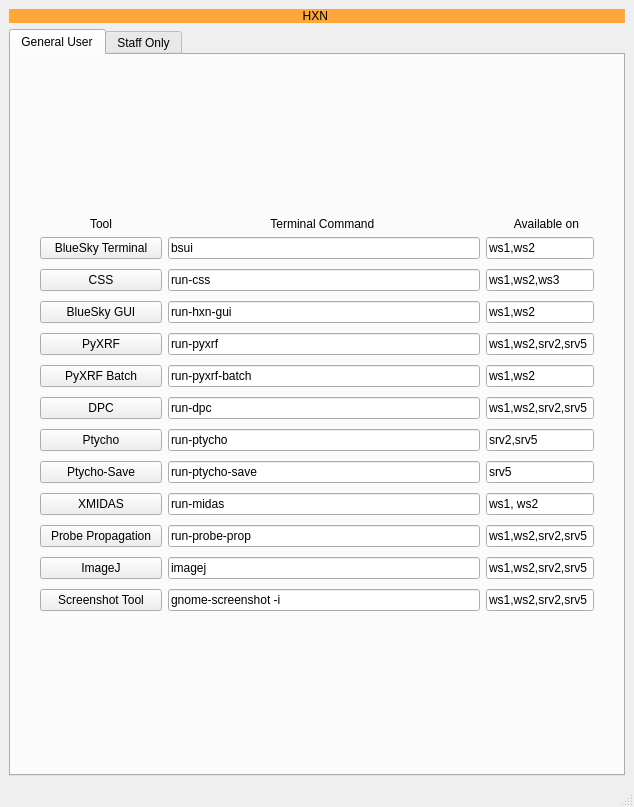
<?xml version="1.0" encoding="UTF-8"?>
<ui version="4.0">
 <class>MainWindow</class>
 <widget class="QMainWindow" name="MainWindow">
  <property name="geometry">
   <rect>
    <x>0</x>
    <y>0</y>
    <width>634</width>
    <height>807</height>
   </rect>
  </property>
  <property name="windowTitle">
   <string>HXN Shortcuts</string>
  </property>
  <property name="styleSheet">
   <string notr="true"/>
  </property>
  <widget class="QWidget" name="centralwidget">
   <property name="styleSheet">
    <string notr="true">
QPushButton:hover{ 
	background-color: rgb(255, 255, 0); 
	}

QPushButton:pressed{ 
	background-color: rgb(0,255, 0); 
	}
	</string>
   </property>
   <layout class="QGridLayout" name="gridLayout_6">
    <item row="0" column="0">
     <widget class="QLabel" name="label">
      <property name="sizePolicy">
       <sizepolicy hsizetype="Preferred" vsizetype="Fixed">
        <horstretch>0</horstretch>
        <verstretch>0</verstretch>
       </sizepolicy>
      </property>
      <property name="styleSheet">
       <string notr="true">background-color: rgb(255, 167, 58);
font: 87 14pt &quot;Segoe UI Black&quot;;</string>
      </property>
      <property name="text">
       <string>HXN </string>
      </property>
      <property name="alignment">
       <set>Qt::AlignCenter</set>
      </property>
     </widget>
    </item>
    <item row="1" column="0" rowspan="2">
     <widget class="QTabWidget" name="tabWidget">
      <property name="enabled">
       <bool>true</bool>
      </property>
      <property name="currentIndex">
       <number>0</number>
      </property>
      <widget class="QWidget" name="tab">
       <attribute name="title">
        <string>General User</string>
       </attribute>
       <layout class="QGridLayout" name="gridLayout_5">
        <item row="0" column="0">
         <layout class="QGridLayout" name="gridLayout_4">
          <property name="leftMargin">
           <number>20</number>
          </property>
          <property name="topMargin">
           <number>20</number>
          </property>
          <property name="rightMargin">
           <number>20</number>
          </property>
          <property name="bottomMargin">
           <number>20</number>
          </property>
          <item row="0" column="0">
           <widget class="QLabel" name="label_3">
            <property name="sizePolicy">
             <sizepolicy hsizetype="Preferred" vsizetype="Fixed">
              <horstretch>0</horstretch>
              <verstretch>0</verstretch>
             </sizepolicy>
            </property>
            <property name="text">
             <string>Tool</string>
            </property>
            <property name="alignment">
             <set>Qt::AlignCenter</set>
            </property>
           </widget>
          </item>
          <item row="0" column="1">
           <widget class="QLabel" name="label_4">
            <property name="sizePolicy">
             <sizepolicy hsizetype="Preferred" vsizetype="Fixed">
              <horstretch>0</horstretch>
              <verstretch>0</verstretch>
             </sizepolicy>
            </property>
            <property name="text">
             <string>Terminal Command </string>
            </property>
            <property name="alignment">
             <set>Qt::AlignCenter</set>
            </property>
           </widget>
          </item>
          <item row="0" column="2">
           <widget class="QLabel" name="label_2">
            <property name="sizePolicy">
             <sizepolicy hsizetype="Fixed" vsizetype="Preferred">
              <horstretch>0</horstretch>
              <verstretch>0</verstretch>
             </sizepolicy>
            </property>
            <property name="text">
             <string/>
            </property>
           </widget>
          </item>
          <item row="0" column="3">
           <widget class="QLabel" name="label_5">
            <property name="sizePolicy">
             <sizepolicy hsizetype="Preferred" vsizetype="Fixed">
              <horstretch>0</horstretch>
              <verstretch>0</verstretch>
             </sizepolicy>
            </property>
            <property name="text">
             <string>Available on</string>
            </property>
            <property name="alignment">
             <set>Qt::AlignCenter</set>
            </property>
           </widget>
          </item>
          <item row="1" column="0">
           <layout class="QGridLayout" name="gridLayout">
            <property name="verticalSpacing">
             <number>10</number>
            </property>
            <item row="0" column="0">
             <widget class="QPushButton" name="pb_bsui">
              <property name="toolTip">
               <string>click to access</string>
              </property>
              <property name="text">
               <string>BlueSky Terminal</string>
              </property>
             </widget>
            </item>
            <item row="2" column="0">
             <widget class="QPushButton" name="pb_bsui_gui">
              <property name="toolTip">
               <string>click to access</string>
              </property>
              <property name="text">
               <string>BlueSky GUI</string>
              </property>
             </widget>
            </item>
            <item row="6" column="0">
             <widget class="QPushButton" name="pb_ptycho">
              <property name="toolTip">
               <string>click to access</string>
              </property>
              <property name="text">
               <string>Ptycho</string>
              </property>
             </widget>
            </item>
            <item row="7" column="0">
             <widget class="QPushButton" name="pb_ptycho_save">
              <property name="toolTip">
               <string>click to access</string>
              </property>
              <property name="text">
               <string>Ptycho-Save</string>
              </property>
             </widget>
            </item>
            <item row="3" column="0">
             <widget class="QPushButton" name="pb_pyxrf">
              <property name="toolTip">
               <string>click to access</string>
              </property>
              <property name="text">
               <string>PyXRF</string>
              </property>
             </widget>
            </item>
            <item row="10" column="0">
             <widget class="QPushButton" name="pb_imagej">
              <property name="toolTip">
               <string>click to access</string>
              </property>
              <property name="text">
               <string>ImageJ</string>
              </property>
             </widget>
            </item>
            <item row="9" column="0">
             <widget class="QPushButton" name="pb_probe_prop">
              <property name="toolTip">
               <string>click to access</string>
              </property>
              <property name="text">
               <string>  Probe Propagation  </string>
              </property>
             </widget>
            </item>
            <item row="1" column="0">
             <widget class="QPushButton" name="pb_css">
              <property name="enabled">
               <bool>true</bool>
              </property>
              <property name="toolTip">
               <string>click to access</string>
              </property>
              <property name="text">
               <string>CSS</string>
              </property>
             </widget>
            </item>
            <item row="4" column="0">
             <widget class="QPushButton" name="pb_pyxrf_batch">
              <property name="toolTip">
               <string>click to access</string>
              </property>
              <property name="text">
               <string>PyXRF Batch</string>
              </property>
             </widget>
            </item>
            <item row="11" column="0">
             <widget class="QPushButton" name="pb_screenshot">
              <property name="toolTip">
               <string>click to access</string>
              </property>
              <property name="text">
               <string>Screenshot Tool</string>
              </property>
             </widget>
            </item>
            <item row="8" column="0">
             <widget class="QPushButton" name="pb_xmidas">
              <property name="toolTip">
               <string>click to access</string>
              </property>
              <property name="text">
               <string>XMIDAS</string>
              </property>
             </widget>
            </item>
            <item row="5" column="0">
             <widget class="QPushButton" name="pb_dpc">
              <property name="toolTip">
               <string>click to access</string>
              </property>
              <property name="text">
               <string>DPC</string>
              </property>
             </widget>
            </item>
           </layout>
          </item>
          <item row="1" column="1">
           <layout class="QGridLayout" name="gridLayout_2">
            <property name="verticalSpacing">
             <number>10</number>
            </property>
            <item row="5" column="0">
             <widget class="QLineEdit" name="le_dpc">
              <property name="toolTip">
               <string>Ctrl+C to Copy</string>
              </property>
              <property name="text">
               <string>run-dpc</string>
              </property>
              <property name="readOnly">
               <bool>true</bool>
              </property>
             </widget>
            </item>
            <item row="9" column="0">
             <widget class="QLineEdit" name="le_probe_prop">
              <property name="toolTip">
               <string>Ctrl+C to Copy</string>
              </property>
              <property name="text">
               <string>run-probe-prop</string>
              </property>
              <property name="readOnly">
               <bool>true</bool>
              </property>
             </widget>
            </item>
            <item row="7" column="0">
             <widget class="QLineEdit" name="le_ptycho_save">
              <property name="toolTip">
               <string>Ctrl+C to Copy</string>
              </property>
              <property name="text">
               <string>run-ptycho-save</string>
              </property>
              <property name="readOnly">
               <bool>true</bool>
              </property>
             </widget>
            </item>
            <item row="10" column="0">
             <widget class="QLineEdit" name="le_probe_prop_2">
              <property name="toolTip">
               <string>Ctrl+C to Copy</string>
              </property>
              <property name="text">
               <string>imagej</string>
              </property>
              <property name="readOnly">
               <bool>true</bool>
              </property>
             </widget>
            </item>
            <item row="11" column="0">
             <widget class="QLineEdit" name="le_probe_prop_3">
              <property name="toolTip">
               <string>Ctrl+C to Copy</string>
              </property>
              <property name="text">
               <string>gnome-screenshot -i</string>
              </property>
              <property name="readOnly">
               <bool>true</bool>
              </property>
             </widget>
            </item>
            <item row="8" column="0">
             <widget class="QLineEdit" name="le_probe_prop_4">
              <property name="toolTip">
               <string>Ctrl+C to Copy</string>
              </property>
              <property name="text">
               <string>run-midas</string>
              </property>
              <property name="readOnly">
               <bool>true</bool>
              </property>
             </widget>
            </item>
            <item row="4" column="0">
             <widget class="QLineEdit" name="le_pyxrf_batch">
              <property name="toolTip">
               <string>Ctrl+C to Copy</string>
              </property>
              <property name="text">
               <string>run-pyxrf-batch</string>
              </property>
              <property name="readOnly">
               <bool>true</bool>
              </property>
             </widget>
            </item>
            <item row="6" column="0">
             <widget class="QLineEdit" name="le_ptycho">
              <property name="toolTip">
               <string>Ctrl+C to Copy</string>
              </property>
              <property name="text">
               <string>run-ptycho</string>
              </property>
              <property name="readOnly">
               <bool>true</bool>
              </property>
             </widget>
            </item>
            <item row="2" column="0">
             <widget class="QLineEdit" name="le_bsui_gui">
              <property name="toolTip">
               <string>Ctrl+C to Copy</string>
              </property>
              <property name="text">
               <string>run-hxn-gui</string>
              </property>
              <property name="readOnly">
               <bool>true</bool>
              </property>
             </widget>
            </item>
            <item row="0" column="0">
             <widget class="QLineEdit" name="le_bsui">
              <property name="toolTip">
               <string>Ctrl+C to Copy</string>
              </property>
              <property name="text">
               <string>bsui</string>
              </property>
              <property name="readOnly">
               <bool>true</bool>
              </property>
             </widget>
            </item>
            <item row="1" column="0">
             <widget class="QLineEdit" name="le_css">
              <property name="toolTip">
               <string>Ctrl+C to Copy</string>
              </property>
              <property name="text">
               <string>run-css</string>
              </property>
              <property name="readOnly">
               <bool>true</bool>
              </property>
             </widget>
            </item>
            <item row="3" column="0">
             <widget class="QLineEdit" name="le_pyxrf">
              <property name="toolTip">
               <string>Ctrl+C to Copy</string>
              </property>
              <property name="text">
               <string>run-pyxrf</string>
              </property>
              <property name="readOnly">
               <bool>true</bool>
              </property>
             </widget>
            </item>
           </layout>
          </item>
          <item row="1" column="2" colspan="2">
           <layout class="QGridLayout" name="gridLayout_3">
            <property name="verticalSpacing">
             <number>10</number>
            </property>
            <item row="4" column="0">
             <widget class="QLineEdit" name="lineEdit_11">
              <property name="text">
               <string>ws1,ws2</string>
              </property>
              <property name="readOnly">
               <bool>true</bool>
              </property>
             </widget>
            </item>
            <item row="6" column="0">
             <widget class="QLineEdit" name="lineEdit_13">
              <property name="text">
               <string>srv2,srv5</string>
              </property>
              <property name="readOnly">
               <bool>true</bool>
              </property>
             </widget>
            </item>
            <item row="10" column="0">
             <widget class="QLineEdit" name="lineEdit_18">
              <property name="text">
               <string>ws1,ws2,srv2,srv5</string>
              </property>
              <property name="readOnly">
               <bool>true</bool>
              </property>
             </widget>
            </item>
            <item row="11" column="0">
             <widget class="QLineEdit" name="lineEdit_19">
              <property name="text">
               <string>ws1,ws2,srv2,srv5</string>
              </property>
              <property name="readOnly">
               <bool>true</bool>
              </property>
             </widget>
            </item>
            <item row="7" column="0">
             <widget class="QLineEdit" name="lineEdit_14">
              <property name="text">
               <string>srv5</string>
              </property>
              <property name="readOnly">
               <bool>true</bool>
              </property>
             </widget>
            </item>
            <item row="0" column="0">
             <widget class="QLineEdit" name="lineEdit_9">
              <property name="text">
               <string>ws1,ws2</string>
              </property>
              <property name="readOnly">
               <bool>true</bool>
              </property>
             </widget>
            </item>
            <item row="1" column="0">
             <widget class="QLineEdit" name="lineEdit_17">
              <property name="text">
               <string>ws1,ws2,ws3</string>
              </property>
              <property name="readOnly">
               <bool>true</bool>
              </property>
             </widget>
            </item>
            <item row="3" column="0">
             <widget class="QLineEdit" name="lineEdit_10">
              <property name="text">
               <string>ws1,ws2,srv2,srv5</string>
              </property>
              <property name="readOnly">
               <bool>true</bool>
              </property>
             </widget>
            </item>
            <item row="2" column="0">
             <widget class="QLineEdit" name="lineEdit_16">
              <property name="text">
               <string>ws1,ws2</string>
              </property>
              <property name="readOnly">
               <bool>true</bool>
              </property>
             </widget>
            </item>
            <item row="9" column="0">
             <widget class="QLineEdit" name="lineEdit_15">
              <property name="text">
               <string>ws1,ws2,srv2,srv5</string>
              </property>
              <property name="readOnly">
               <bool>true</bool>
              </property>
             </widget>
            </item>
            <item row="5" column="0">
             <widget class="QLineEdit" name="lineEdit_12">
              <property name="text">
               <string>ws1,ws2,srv2,srv5</string>
              </property>
              <property name="readOnly">
               <bool>true</bool>
              </property>
             </widget>
            </item>
            <item row="8" column="0">
             <widget class="QLineEdit" name="lineEdit_20">
              <property name="text">
               <string>ws1, ws2</string>
              </property>
              <property name="readOnly">
               <bool>true</bool>
              </property>
             </widget>
            </item>
           </layout>
          </item>
         </layout>
        </item>
       </layout>
      </widget>
      <widget class="QWidget" name="tab_2">
       <attribute name="title">
        <string>Staff Only</string>
       </attribute>
       <layout class="QGridLayout" name="gridLayout_11">
        <item row="0" column="0">
         <layout class="QGridLayout" name="gridLayout_7">
          <property name="leftMargin">
           <number>20</number>
          </property>
          <property name="topMargin">
           <number>20</number>
          </property>
          <property name="rightMargin">
           <number>20</number>
          </property>
          <property name="bottomMargin">
           <number>20</number>
          </property>
          <item row="0" column="0">
           <widget class="QLabel" name="label_6">
            <property name="sizePolicy">
             <sizepolicy hsizetype="Preferred" vsizetype="Fixed">
              <horstretch>0</horstretch>
              <verstretch>0</verstretch>
             </sizepolicy>
            </property>
            <property name="text">
             <string>Tool</string>
            </property>
            <property name="alignment">
             <set>Qt::AlignCenter</set>
            </property>
           </widget>
          </item>
          <item row="0" column="1">
           <widget class="QLabel" name="label_7">
            <property name="sizePolicy">
             <sizepolicy hsizetype="Preferred" vsizetype="Fixed">
              <horstretch>0</horstretch>
              <verstretch>0</verstretch>
             </sizepolicy>
            </property>
            <property name="text">
             <string>Terminal Command </string>
            </property>
            <property name="alignment">
             <set>Qt::AlignCenter</set>
            </property>
           </widget>
          </item>
          <item row="0" column="2">
           <widget class="QLabel" name="label_8">
            <property name="sizePolicy">
             <sizepolicy hsizetype="Fixed" vsizetype="Preferred">
              <horstretch>0</horstretch>
              <verstretch>0</verstretch>
             </sizepolicy>
            </property>
            <property name="text">
             <string/>
            </property>
           </widget>
          </item>
          <item row="0" column="3">
           <widget class="QLabel" name="label_9">
            <property name="sizePolicy">
             <sizepolicy hsizetype="Preferred" vsizetype="Fixed">
              <horstretch>0</horstretch>
              <verstretch>0</verstretch>
             </sizepolicy>
            </property>
            <property name="text">
             <string>Available on</string>
            </property>
            <property name="alignment">
             <set>Qt::AlignCenter</set>
            </property>
           </widget>
          </item>
          <item row="1" column="0">
           <layout class="QGridLayout" name="gridLayout_8">
            <property name="verticalSpacing">
             <number>10</number>
            </property>
            <item row="0" column="0">
             <widget class="QPushButton" name="pb_hv">
              <property name="toolTip">
               <string>click to access</string>
              </property>
              <property name="text">
               <string>High Vaccum</string>
              </property>
             </widget>
            </item>
            <item row="2" column="0">
             <widget class="QPushButton" name="pb_merlin1">
              <property name="toolTip">
               <string>click to access</string>
              </property>
              <property name="text">
               <string>Merlin 1</string>
              </property>
             </widget>
            </item>
            <item row="6" column="0">
             <widget class="QPushButton" name="pb_ptycho_2">
              <property name="toolTip">
               <string>click to access</string>
              </property>
              <property name="text">
               <string/>
              </property>
             </widget>
            </item>
            <item row="7" column="0">
             <widget class="QPushButton" name="pb_ptycho_save_2">
              <property name="toolTip">
               <string>click to access</string>
              </property>
              <property name="text">
               <string/>
              </property>
             </widget>
            </item>
            <item row="3" column="0">
             <widget class="QPushButton" name="pb_merlin2">
              <property name="toolTip">
               <string>click to access</string>
              </property>
              <property name="text">
               <string>Merlin 2</string>
              </property>
             </widget>
            </item>
            <item row="10" column="0">
             <widget class="QPushButton" name="pb_imagej_2">
              <property name="toolTip">
               <string>click to access</string>
              </property>
              <property name="text">
               <string/>
              </property>
             </widget>
            </item>
            <item row="9" column="0">
             <widget class="QPushButton" name="pb_probe_prop_2">
              <property name="toolTip">
               <string>click to access</string>
              </property>
              <property name="text">
               <string/>
              </property>
             </widget>
            </item>
            <item row="1" column="0">
             <widget class="QPushButton" name="pb_cryo">
              <property name="enabled">
               <bool>true</bool>
              </property>
              <property name="toolTip">
               <string>click to access</string>
              </property>
              <property name="text">
               <string>Cryo Cooler</string>
              </property>
             </widget>
            </item>
            <item row="4" column="0">
             <widget class="QPushButton" name="pb_ppmac">
              <property name="toolTip">
               <string>click to access</string>
              </property>
              <property name="text">
               <string>PPMAC Config</string>
              </property>
             </widget>
            </item>
            <item row="11" column="0">
             <widget class="QPushButton" name="pb_screenshot_2">
              <property name="toolTip">
               <string>click to access</string>
              </property>
              <property name="text">
               <string/>
              </property>
             </widget>
            </item>
            <item row="8" column="0">
             <widget class="QPushButton" name="pb_xmidas_2">
              <property name="toolTip">
               <string>click to access</string>
              </property>
              <property name="text">
               <string/>
              </property>
             </widget>
            </item>
            <item row="5" column="0">
             <widget class="QPushButton" name="pb_dpc_2">
              <property name="toolTip">
               <string>click to access</string>
              </property>
              <property name="text">
               <string/>
              </property>
             </widget>
            </item>
           </layout>
          </item>
          <item row="1" column="1">
           <layout class="QGridLayout" name="gridLayout_9">
            <property name="verticalSpacing">
             <number>10</number>
            </property>
            <item row="5" column="0">
             <widget class="QLineEdit" name="le_dpc_2">
              <property name="toolTip">
               <string>Ctrl+C to Copy</string>
              </property>
              <property name="text">
               <string/>
              </property>
              <property name="readOnly">
               <bool>true</bool>
              </property>
             </widget>
            </item>
            <item row="9" column="0">
             <widget class="QLineEdit" name="le_probe_prop_5">
              <property name="toolTip">
               <string>Ctrl+C to Copy</string>
              </property>
              <property name="text">
               <string/>
              </property>
              <property name="readOnly">
               <bool>true</bool>
              </property>
             </widget>
            </item>
            <item row="7" column="0">
             <widget class="QLineEdit" name="le_ptycho_save_2">
              <property name="toolTip">
               <string>Ctrl+C to Copy</string>
              </property>
              <property name="text">
               <string/>
              </property>
              <property name="readOnly">
               <bool>true</bool>
              </property>
             </widget>
            </item>
            <item row="10" column="0">
             <widget class="QLineEdit" name="le_probe_prop_6">
              <property name="toolTip">
               <string>Ctrl+C to Copy</string>
              </property>
              <property name="text">
               <string/>
              </property>
              <property name="readOnly">
               <bool>true</bool>
              </property>
             </widget>
            </item>
            <item row="11" column="0">
             <widget class="QLineEdit" name="le_probe_prop_7">
              <property name="toolTip">
               <string>Ctrl+C to Copy</string>
              </property>
              <property name="text">
               <string/>
              </property>
              <property name="readOnly">
               <bool>true</bool>
              </property>
             </widget>
            </item>
            <item row="8" column="0">
             <widget class="QLineEdit" name="le_probe_prop_8">
              <property name="toolTip">
               <string>Ctrl+C to Copy</string>
              </property>
              <property name="text">
               <string/>
              </property>
              <property name="readOnly">
               <bool>true</bool>
              </property>
             </widget>
            </item>
            <item row="4" column="0">
             <widget class="QLineEdit" name="le_pyxrf_batch_2">
              <property name="toolTip">
               <string>Ctrl+C to Copy</string>
              </property>
              <property name="text">
               <string>ppmac-config</string>
              </property>
              <property name="readOnly">
               <bool>true</bool>
              </property>
             </widget>
            </item>
            <item row="6" column="0">
             <widget class="QLineEdit" name="le_ptycho_2">
              <property name="toolTip">
               <string>Ctrl+C to Copy</string>
              </property>
              <property name="text">
               <string/>
              </property>
              <property name="readOnly">
               <bool>true</bool>
              </property>
             </widget>
            </item>
            <item row="2" column="0">
             <widget class="QLineEdit" name="le_bsui_gui_2">
              <property name="toolTip">
               <string>Ctrl+C to Copy</string>
              </property>
              <property name="text">
               <string>merlin1</string>
              </property>
              <property name="readOnly">
               <bool>true</bool>
              </property>
             </widget>
            </item>
            <item row="0" column="0">
             <widget class="QLineEdit" name="le_bsui_2">
              <property name="toolTip">
               <string>Ctrl+C to Copy</string>
              </property>
              <property name="text">
               <string>caengeco2020</string>
              </property>
              <property name="readOnly">
               <bool>false</bool>
              </property>
             </widget>
            </item>
            <item row="1" column="0">
             <widget class="QLineEdit" name="le_css_2">
              <property name="toolTip">
               <string>Ctrl+C to Copy</string>
              </property>
              <property name="text">
               <string/>
              </property>
              <property name="readOnly">
               <bool>true</bool>
              </property>
             </widget>
            </item>
            <item row="3" column="0">
             <widget class="QLineEdit" name="le_pyxrf_2">
              <property name="toolTip">
               <string>Ctrl+C to Copy</string>
              </property>
              <property name="text">
               <string>merlin2</string>
              </property>
              <property name="readOnly">
               <bool>true</bool>
              </property>
             </widget>
            </item>
           </layout>
          </item>
          <item row="1" column="2" colspan="2">
           <layout class="QGridLayout" name="gridLayout_10">
            <property name="verticalSpacing">
             <number>10</number>
            </property>
            <item row="4" column="0">
             <widget class="QLineEdit" name="lineEdit_21">
              <property name="text">
               <string>ws1,ws2</string>
              </property>
              <property name="readOnly">
               <bool>true</bool>
              </property>
             </widget>
            </item>
            <item row="6" column="0">
             <widget class="QLineEdit" name="lineEdit_22">
              <property name="text">
               <string/>
              </property>
              <property name="readOnly">
               <bool>true</bool>
              </property>
             </widget>
            </item>
            <item row="10" column="0">
             <widget class="QLineEdit" name="lineEdit_23">
              <property name="text">
               <string/>
              </property>
              <property name="readOnly">
               <bool>true</bool>
              </property>
             </widget>
            </item>
            <item row="11" column="0">
             <widget class="QLineEdit" name="lineEdit_24">
              <property name="text">
               <string/>
              </property>
              <property name="readOnly">
               <bool>true</bool>
              </property>
             </widget>
            </item>
            <item row="7" column="0">
             <widget class="QLineEdit" name="lineEdit_25">
              <property name="text">
               <string/>
              </property>
              <property name="readOnly">
               <bool>true</bool>
              </property>
             </widget>
            </item>
            <item row="0" column="0">
             <widget class="QLineEdit" name="lineEdit_26">
              <property name="text">
               <string>ws1,ws2</string>
              </property>
              <property name="readOnly">
               <bool>true</bool>
              </property>
             </widget>
            </item>
            <item row="1" column="0">
             <widget class="QLineEdit" name="lineEdit_27">
              <property name="text">
               <string>ws1,ws2,ws3</string>
              </property>
              <property name="readOnly">
               <bool>true</bool>
              </property>
             </widget>
            </item>
            <item row="3" column="0">
             <widget class="QLineEdit" name="lineEdit_28">
              <property name="text">
               <string>ws1,ws2</string>
              </property>
              <property name="readOnly">
               <bool>true</bool>
              </property>
             </widget>
            </item>
            <item row="2" column="0">
             <widget class="QLineEdit" name="lineEdit_29">
              <property name="text">
               <string>ws1,ws2</string>
              </property>
              <property name="readOnly">
               <bool>true</bool>
              </property>
             </widget>
            </item>
            <item row="9" column="0">
             <widget class="QLineEdit" name="lineEdit_30">
              <property name="text">
               <string/>
              </property>
              <property name="readOnly">
               <bool>true</bool>
              </property>
             </widget>
            </item>
            <item row="5" column="0">
             <widget class="QLineEdit" name="lineEdit_31">
              <property name="text">
               <string/>
              </property>
              <property name="readOnly">
               <bool>true</bool>
              </property>
             </widget>
            </item>
            <item row="8" column="0">
             <widget class="QLineEdit" name="lineEdit_32">
              <property name="text">
               <string/>
              </property>
              <property name="readOnly">
               <bool>true</bool>
              </property>
             </widget>
            </item>
           </layout>
          </item>
         </layout>
        </item>
       </layout>
      </widget>
     </widget>
    </item>
   </layout>
  </widget>
  <widget class="QMenuBar" name="menubar">
   <property name="geometry">
    <rect>
     <x>0</x>
     <y>0</y>
     <width>634</width>
     <height>30</height>
    </rect>
   </property>
  </widget>
  <widget class="QStatusBar" name="statusbar"/>
 </widget>
 <resources/>
 <connections/>
</ui>
